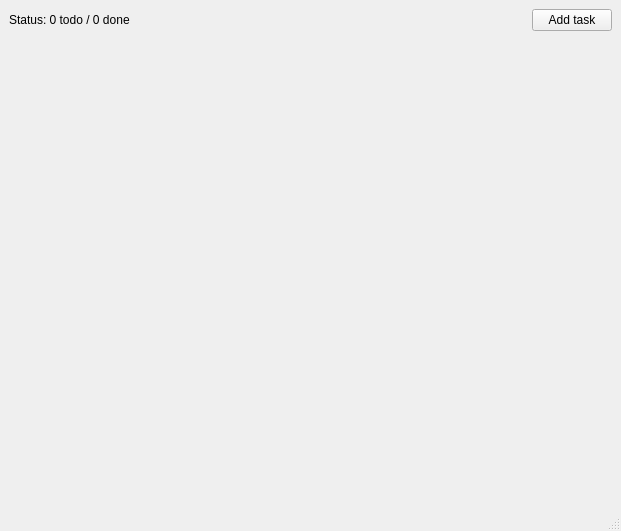
<?xml version="1.0" encoding="UTF-8"?>
<ui version="4.0">
 <class>MainWindow</class>
 <widget class="QMainWindow" name="MainWindow">
  <property name="geometry">
   <rect>
    <x>0</x>
    <y>0</y>
    <width>621</width>
    <height>531</height>
   </rect>
  </property>
  <property name="windowTitle">
   <string>MainWindow</string>
  </property>
  <widget class="QWidget" name="centralwidget">
   <layout class="QVBoxLayout" name="verticalLayout_6">
    <item>
     <layout class="QHBoxLayout" name="toolbarLayout">
      <item>
       <widget class="QLabel" name="statusLabel">
        <property name="text">
         <string>Status: 0 todo / 0 done</string>
        </property>
       </widget>
      </item>
      <item>
       <spacer name="horizontalSpacer">
        <property name="orientation">
         <enum>Qt::Horizontal</enum>
        </property>
        <property name="sizeHint" stdset="0">
         <size>
          <width>40</width>
          <height>20</height>
         </size>
        </property>
       </spacer>
      </item>
      <item>
       <widget class="QPushButton" name="addTaskButton">
        <property name="text">
         <string>Add task</string>
        </property>
       </widget>
      </item>
     </layout>
    </item>
    <item>
     <layout class="QVBoxLayout" name="taskLayout"/>
    </item>
    <item>
     <spacer name="verticalSpacer">
      <property name="orientation">
       <enum>Qt::Vertical</enum>
      </property>
      <property name="sizeHint" stdset="0">
       <size>
        <width>20</width>
        <height>40</height>
       </size>
      </property>
     </spacer>
    </item>
   </layout>
  </widget>
  <widget class="QMenuBar" name="menubar">
   <property name="geometry">
    <rect>
     <x>0</x>
     <y>0</y>
     <width>621</width>
     <height>22</height>
    </rect>
   </property>
  </widget>
  <widget class="QStatusBar" name="statusbar"/>
 </widget>
 <resources/>
 <connections/>
</ui>
